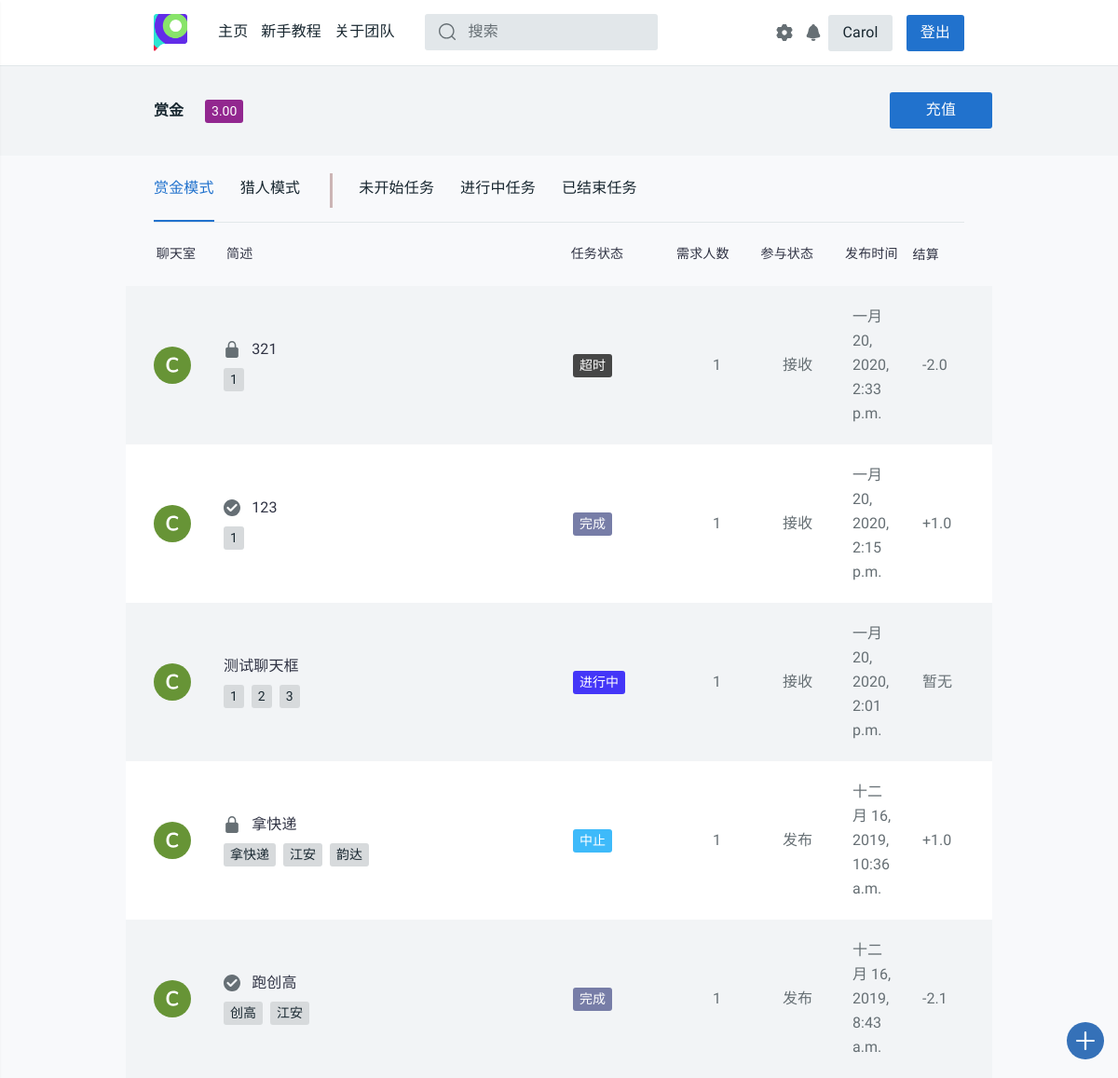
The page /profile/ (signed in) on the database as committed earlier.
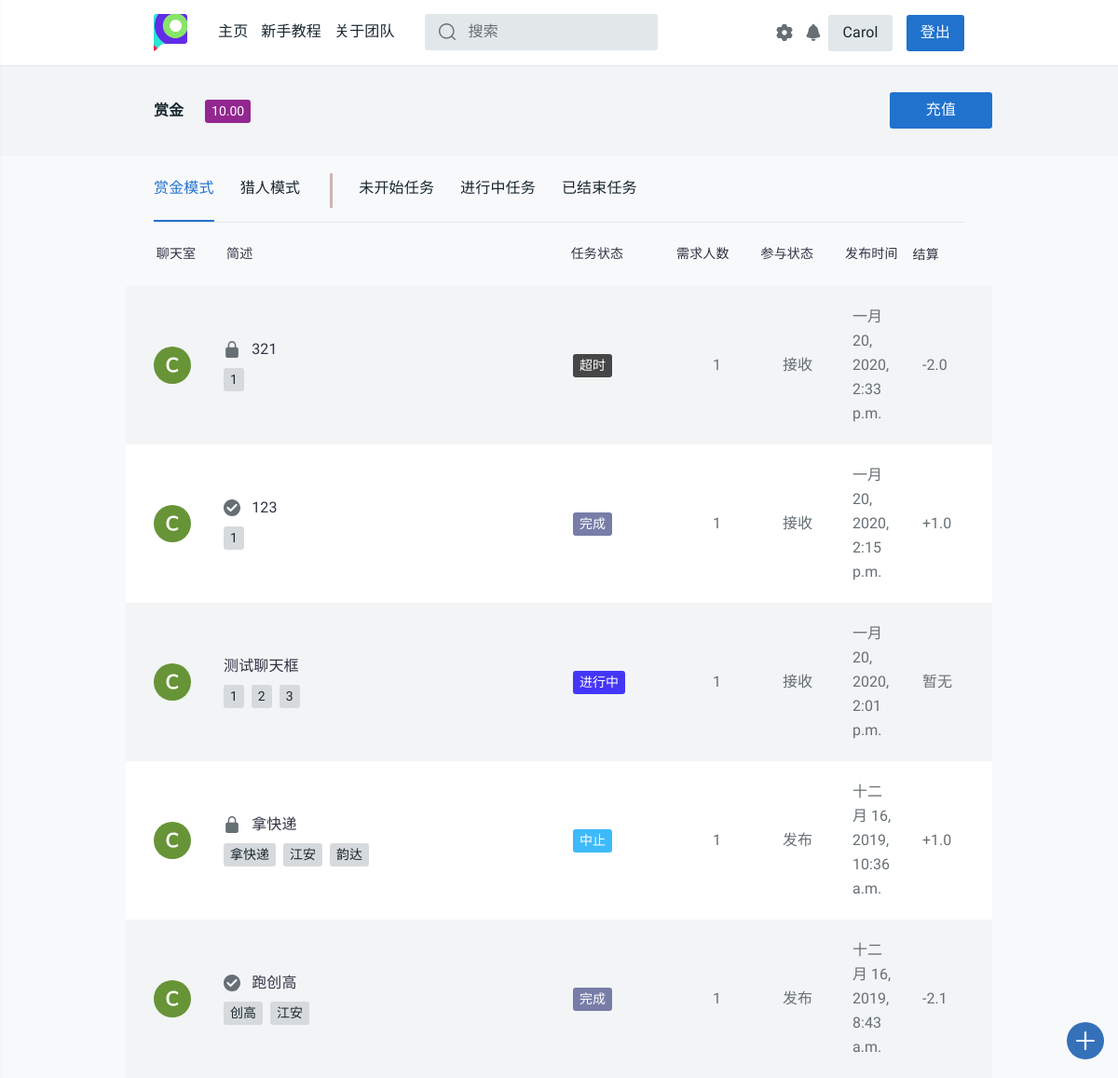
The same page on the database as committed later.
### login/models.py (models this page shows, shortened)
class User(models.Model):
    name = models.CharField(max_length=128, unique=True)
    password = models.CharField(max_length=256)
    stu_id = models.CharField(max_length=13, unique=True)
    phone = models.CharField(max_length=11, unique=True, default='None')
    dept = models.CharField(max_length=50, default='None')
    money = models.DecimalField(max_digits=5, decimal_places=2, default=0.00)
    c_time = models.DateTimeField(auto_now_add=True)
    has_confirmed = models.BooleanField(default=False)
    send_state = models.IntegerField(default=1)
    updated_time = models.DateTimeField(null=True, blank=True)
    class Meta:
        ordering = ['c_time']
        verbose_name = '用户'
        verbose_name_plural = '用户'

### task_platform/views.py (the view)
# urls.py: path('profile/', views.profile, name='profile'),
def profile(request):
    username = request.session.get('user_name', None)
    if not username:
        return redirect('/login/')
    notice_room = '/chatroom/{}'.format(get_notice_room_id(username))
    notice_num = chatinfo_num(username)
    user = User.objects.get(name=username)
    student_id = user.stu_id
    phone = user.phone
    dept = user.dept
    if user.dept == 'None':
        dept = '暂无信息'
    money = user.money
    task_list_list = []
    if username:
        user = User.objects.get(name=username)
        student_id = user.stu_id
        phone = user.phone
        dept = user.dept
        if user.dept == 'None':
            dept = '暂无信息'
    stcolor_finder = {
        '未开始': '9', '进行中': '2',
        '中止': '3', '撤销': '3',
        '超时': '6', '完成': '4',
        '赏金模式': '5', '猎人模式': '7'
    }
    rec_task_id_list = Task_receive.objects.filter(username=username).values_list('task_id')
    latest_task_list = Task.objects.filter(
        Q(publisher=username) | Q(id__in=rec_task_id_list)
    ).order_by('-pub_time')
    tab_class = [
        ("task_class='赏金模式'", "_task.task_state"),
        ("task_class='猎人模式'", "_task.task_state"),
        ("task_state='未开始'", "_task.task_class"),
        ("task_state='进行中'", "_task.task_class"),
        ("Q(task_state='撤销')|Q(task_state='中止')|Q(task_state='超时')|Q(task_state='完成')",
        "_task.task_class")
    ]
    def calc_settlement(task, username):
        _settlement = '暂无'
        rec_task_list = Task_receive.objects.filter(task_id=task.id)
        if task.publisher == username:
            if task.task_class == '赏金模式':
                if task.task_state == '完成':
                    _settlement = 0
                    for rec in rec_task_list:
                        _settlement -= (1 + settings.PERCENTAGE) * float(rec.done_money)
                elif task.task_state in ['中止']:
                    _settlement = 0
                    for rec in rec_task_list:
                        _settlement += float(rec.done_money)
                elif task.task_state == '撤销':
                    _settlement = -settings.DEPOSIT
                    for rec in rec_task_list:
                        if rec.is_abort:
                            _settlement += float(rec.done_money)
            else:
                if task.task_state == '完成':
                    _settlement = -float(rec_task_list.first().done_money) * (1 - settings.PERCENTAGE)
                elif task.task_state in ['中止', '超时']:
                    _settlement = -settings.DEPOSIT
        elif rec_task_list.filter(username=username):
            if task.task_class == '赏金模式':
                if task.task_state == '完成':
                    _settlement = float(rec_task_list.get(username=username).done_money)
                elif task.task_state in ['中止', '超时']:
                    _settlement = -float(rec_task_list.get(username=username).done_money)
                elif task.task_state == '撤销':
                    _settlement = float(settings.DEPOSIT) / rec_task_list.count()
            else:
                if task.task_state == '完成':
                    _settlement = -float(rec_task_list.get(username=username).done_money)
                elif task.task_state in ['中止', '超时']:
                    _settlement = float(settings.DEPOSIT)
        if type(_settlement) == str:
            return _settlement
        if _settlement >= 0:
            return '+{}'.format(round(_settlement, 2))
        else:
            return str(round(_settlement, 2))
    for idx in range(5):
        tag_list = []
        for _task in eval('latest_task_list.filter({})'.format(tab_class[idx][0])):
            _color = 'tt-color0{} tt-badge'.format(stcolor_finder[eval(tab_class[idx][1])])
            _settlement = calc_settlement(_task, username)
            _room_id = get_room_id(_task)
            tag_list.append(
                (_task, _color, _settlement, _room_id,
                Task_tags.objects.filter(task_id=_task.id).order_by('sig_tag'))
            )
        task_list_list.append(tag_list)
    tag_list_1, tag_list_2, tag_list_3, tag_list_4, tag_list_5 = (
        task_list_list[0], task_list_list[1], task_list_list[2],
        task_list_list[3], task_list_list[4]
    )
    if request.method == 'POST' and 'settings' in request.POST:
        sl_message = self_settings(request, user)
    return render(request, 'task_platform/profile.html', locals())

### task_platform/models.py (called while the page is built)
    def __str__(self):
        return self.sig_tag

### task_platform/tools.py (called while the page is built)
@csrf_exempt
def get_room_id(task):
    md5 = hashlib.md5()
    md5.update('{}{}'.format(task.id, task.publisher).encode())
    return md5.hexdigest()

@csrf_exempt
def get_notice_room_id(username):
    md5 = hashlib.md5()
    md5.update(username.encode())
    return md5.hexdigest()

def chatinfo_num(username):
    withs = Withdraw.objects.filter(username=username, state='完成', noticed=False)
    for each_with in withs:
        send_notice(username, '恭喜您，您于{}发起的提现{}元的请求已经接受，请查看您支付宝余额，如果有问题请联系platform_office@163.com。'.format(each_with.start_time.strftime('%Y-%m-%d %M:%H:%S'), each_with.money))
        each_with.noticed = True
        each_with.save()
    chatnum = ChatVision.objects.filter(username=username, has_seen=False).count()
    return chatnum

### task_platform/templates/task_platform/profile.html (shortened to what the changed rows need)
{% extends 'task_platform/base.html'%}
{% load staticfiles %}
{% block content %}
<head>
  <link rel="stylesheet" href="{% static 'css/style.css' %}">
  <link href="{% static 'css/profile.css' %}" rel="stylesheet">
</head>
<main id="tt-pageContent" class="tt-offset-small">
  <div class="tt-wrapper-section">
    <div class="container">
      <div class="tt-user-header">
        <div class="tt-col-title">
          <ul class="tt-list-badge">
            <li><a href="#"><span class="tt-color14 tt-badge">{{ money }}</span></a></li>
          </ul>
        </div>
      </div>
    </div>
  </div>
</main>
{% endblock %}

Rows that differ between the two databases and show on the page:
changed User: money "3.00" → "10.00"
